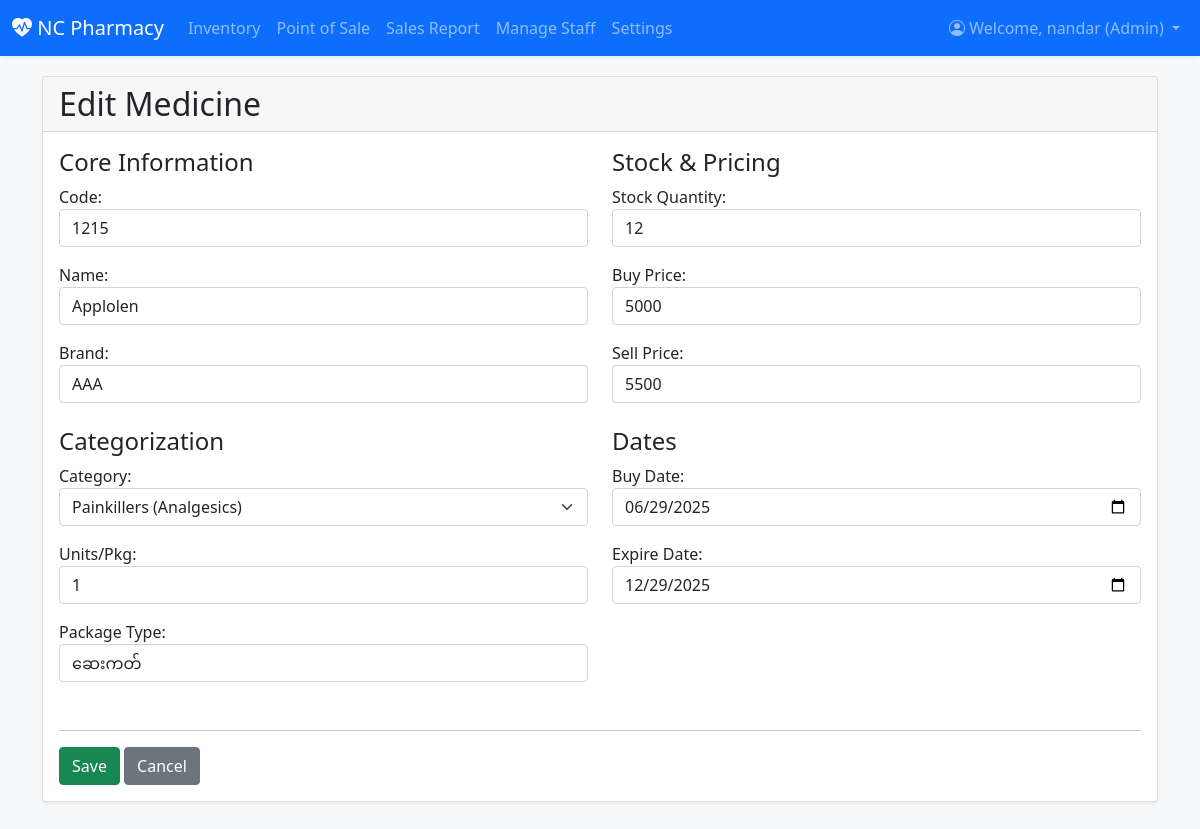
The page /inventory/8/edit/ (signed in) on the database its author committed.
### inventory/models.py (models this page shows, shortened)
class Profile(models.Model):
    user = models.OneToOneField(User, on_delete=models.CASCADE)
    ROLE_CHOICES = (
        ('admin', 'Admin'),
        ('staff', 'Staff'),
    )
    role = models.CharField(max_length=10, choices=ROLE_CHOICES, blank=True)
    permissions = models.ManyToManyField(Permission, blank=True)

class Medicine(models.Model):
    CATEGORY_CHOICES = [
        ('Painkillers', 'Painkillers (Analgesics)'),
        ('Antibiotics', 'Antibiotics'),
        ('Antipyretics', 'Antipyretics (fever reducers)'),
        ('Antihistamines', 'Antihistamines (allergy)'),
        ('Antacids', 'Antacids (gastric)'),
        ('Antidiabetics', 'Antidiabetics'),
        ('Antihypertensives', 'Antihypertensives'),
        ('Cough & Cold', 'Cough & Cold'),
        ('Antiseptics', 'Antiseptics'),
        ('Vitamins & Supplements', 'Vitamins & Supplements'),
        ('Other', 'Other'),
    ]
    code = models.CharField(max_length=50, blank=True, verbose_name="Code")
    name = models.CharField(max_length=100, verbose_name="Name")
    brand_name = models.CharField(max_length=100, blank=True, verbose_name="Brand")
    category = models.CharField(max_length=50, choices=CATEGORY_CHOICES, default='Other', verbose_name="Category")
    unit_per_package = models.PositiveIntegerField(default=1, verbose_name="Units/Pkg")
    package_type = models.CharField(max_length=50, blank=True, verbose_name="Package Type")
    quantity = models.PositiveIntegerField(default=0, verbose_name="Stock Quantity")
    purchase_price = models.IntegerField(default=0, verbose_name="Buy Price")
    selling_price = models.IntegerField(default=0, verbose_name="Sell Price")
    purchase_date = models.DateField(null=True, blank=True, verbose_name="Buy Date")
    expiry_date = models.DateField(verbose_name="Expire Date")
    added_date = models.DateTimeField(auto_now_add=True)
    description = models.TextField(blank=True)
    dosage_form = models.CharField(max_length=100, blank=True)
    supplier_name = models.CharField(max_length=100, blank=True)
    storage_info = models.TextField(blank=True)
    location = models.CharField(max_length=100, blank=True)
    class Meta:
        ordering = ['name']

### inventory/views.py (the view)
# urls.py: path('inventory/<int:pk>/edit/', MedicineUpdateView.as_view(), name='medicine_edit'),
class MedicineUpdateView(PermissionRequiredMixin, UpdateView):
    permission_required = 'change_medicine'
    model = Medicine
    form_class = MedicineForm
    template_name = 'inventory/medicine_form.html'
    success_url = reverse_lazy('medicine_list')

### inventory/views.py (called while the page is built)
def is_admin(user):
    return user.is_authenticated and hasattr(user, 'profile') and user.profile.role == 'admin'

def user_has_permission(user, perm_codename):
    if not user.is_authenticated or not hasattr(user, 'profile'):
        return False
    if is_admin(user):
        return True
    return user.profile.permissions.filter(codename=perm_codename).exists()

    def test_func(self):
        if self.permission_required is None:
            return False
        return user_has_permission(self.request.user, self.permission_required)

### inventory/templates/inventory/medicine_form.html (shortened to what this page needs)
{% extends 'inventory/base.html' %}
{% block content %}
<div class="card shadow-sm">
    <div class="card-header">
        <h2 class="mb-0">
            {% if form.instance.pk %}
                Edit Medicine
            {% else %}
                Add New Medicine
            {% endif %}
        </h2>
    </div>
    <div class="card-body">
        <form method="post">
            <div class="row">
                <div class="col-md-6 mb-3">
                    <h4>Core Information</h4>
                    <div class="mb-3">{{ form.code.label_tag }} {{ form.code }}</div>
                    <div class="mb-3">{{ form.name.label_tag }} {{ form.name }}</div>
                    <div class="mb-3">{{ form.brand_name.label_tag }} {{ form.brand_name }}</div>
                    <h4 class="mt-4">Categorization</h4>
                    <div class="mb-3">{{ form.category.label_tag }} {{ form.category }}</div>
                    <div class="mb-3">{{ form.unit_per_package.label_tag }} {{ form.unit_per_package }}</div>
                    <div class="mb-3">{{ form.package_type.label_tag }} {{ form.package_type }}</div>
                </div>
                <div class="col-md-6 mb-3">
                    <h4>Stock & Pricing</h4>
                    <div class="mb-3">{{ form.quantity.label_tag }} {{ form.quantity }}</div>
                    <div class="mb-3">{{ form.purchase_price.label_tag }} {{ form.purchase_price }}</div>
                    <div class="mb-3">{{ form.selling_price.label_tag }} {{ form.selling_price }}</div>
                    <h4 class="mt-4">Dates</h4>
                    <div class="mb-3">{{ form.purchase_date.label_tag }} {{ form.purchase_date }}</div>
                    <div class="mb-3">{{ form.expiry_date.label_tag }} {{ form.expiry_date }}</div>
                </div>
            </div>
            <hr>
            <button type="submit" class="btn btn-success">Save</button>
            <a href="{% url 'medicine_list' %}" class="btn btn-secondary">Cancel</a>
        </form>
    </div>
</div>
{% endblock %}

### inventory/templates/inventory/base.html (shortened to what this page needs)
{% load static %}
<!DOCTYPE html>
<html lang="en">
<head>
    <link href="https://cdn.jsdelivr.net/npm/bootstrap@5.1.3/dist/css/bootstrap.min.css" rel="stylesheet">
    <link rel="stylesheet" href="https://cdn.jsdelivr.net/npm/bootstrap-icons@1.8.1/font/bootstrap-icons.css">
</head>
<body>
    <nav class="navbar navbar-expand-lg navbar-dark bg-primary shadow-sm">
        <div class="container-fluid">
            <a class="navbar-brand" href="{% if user.is_authenticated %}{% url 'dashboard' %}{% else %}{% url 'login' %}{% endif %}">
                <i class="bi bi-heart-pulse-fill"></i> NC Pharmacy
            </a>
            {% if user.is_authenticated %}
            <div class="collapse navbar-collapse" id="navbarNav">
                <ul class="navbar-nav me-auto mb-2 mb-lg-0">
                    <li class="nav-item"><a class="nav-link {% if request.resolver_match.url_name == 'medicine_list' %}active{% endif %}" href="{% url 'medicine_list' %}">Inventory</a></li>
                    <li class="nav-item"><a class="nav-link {% if request.resolver_match.url_name == 'pos' %}active{% endif %}" href="{% url 'pos' %}">Point of Sale</a></li>
                    <li class="nav-item"><a class="nav-link {% if request.resolver_match.url_name == 'sales_report' %}active{% endif %}" href="{% url 'sales_report' %}">Sales Report</a></li>
                    {% if user.profile.role == 'admin' %}
                    <li class="nav-item"><a class="nav-link {% if request.resolver_match.url_name == 'manage_staff' %}active{% endif %}" href="{% url 'manage_staff' %}">Manage Staff</a></li>
                    <li class="nav-item"><a class="nav-link {% if request.resolver_match.url_name == 'settings' %}active{% endif %}" href="{% url 'settings' %}">Settings</a></li>
                    {% endif %}
                </ul>
                <ul class="navbar-nav ms-auto">
                    <li class="nav-item dropdown">
                        <a class="nav-link dropdown-toggle" href="#" id="navbarDropdown" role="button" data-bs-toggle="dropdown" aria-expanded="false">
                           <i class="bi bi-person-circle"></i> Welcome, {{ user.username }} ({{ user.profile.get_role_display }})
                        </a>
                    </li>
                </ul>
            </div>
            {% endif %}
        </div>
    </nav>
    <div class="container content-wrapper">
        {% block content %}{% endblock %}
    </div>
</body>
</html>

### inventory/templates/inventory/base.html (style rules this page uses)
body { background-color: #f8f9fa; }
.content-wrapper { padding-top: 20px; padding-bottom: 40px; }

### rows shown on the page
Medicine: code "1215", name "Applolen", brand_name "AAA", category "Painkillers (Analgesics)", unit_per_package "1", package_type "ဆေးကတ်", quantity "12", purchase_price "5000", selling_price "5500", purchase_date "06/29/2025", expiry_date "12/29/2025"

### other values the page prints
{{ user.username }} "nandar"
{{ user.profile.get_role_display }} "Admin"
